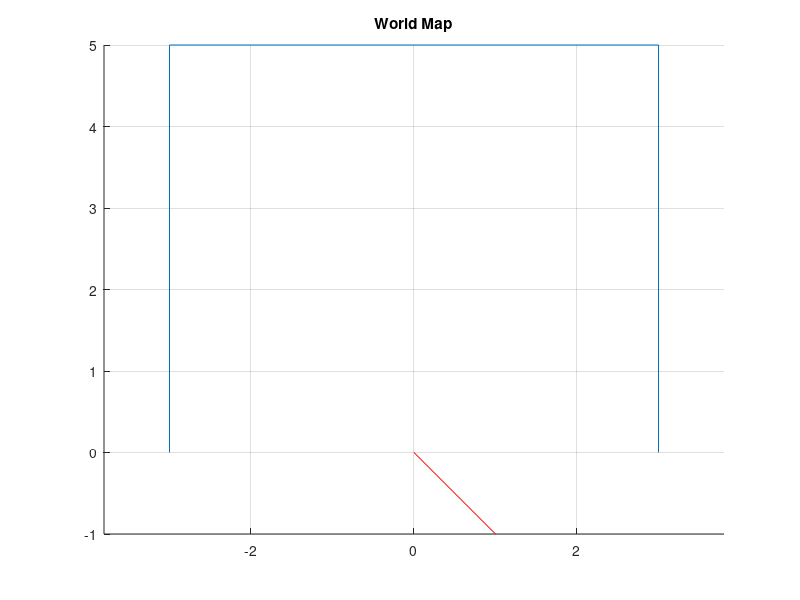

This figure's MATLAB source: (Note: this script raises an error after producing the figure.)
% Simulate a 2D robot
% Author: Dereck Wonnacott (2014)

%
% Generate the virtual world (Ground Truth Map)
%

% Sensor Parameters
Lidar_AngleStart = -2.3562;
Lidar_AngleEnd   =  2.3562;

% Number of points per scan
Lidar_nPoints = 1081;

% W is an array of objects in the map
% Each object is a polyline stored in a 2xn matrix
% Where n is the number of line endpoints
% the first row is the x coordinates
% the second row is the y coordinates.
World = [];
World{1} = [-3 -3 3 3;
    0 5 5 0];


% Plot the world
figure(1);
clf;
title('World Map');
for i = 1:length(World)
    line(World{i}(1,:), World{i}(2,:))
end
hold on;
axis equal
grid


%
% Generate Robot Path (Ground Truth)
%

% Robot Trajectory
% [x, y, Theta]
Path = [0, 0, deg2rad(0);
    1, -1 , deg2rad(-15)];

PathVelLin = sqrt(2);  % Linear Velocity (Units/Second)
PathVelRot = deg2rad(15); % Rotational velocity (Rad/Second)

% Plot Trajectory
figure(1);
plot(Path(:,1)', Path(:,2)', '-r');


% Generate timestamps for each trajectory vertex
tt = 0;
for i = 1:(size(Path,1)-1)
    dp = sqrt((Path(i,1) - Path(i+1,1))^2 + (Path(i,2) - Path(i+1,2))^2);
    tp = dp/PathVelLin;
    
    dr = Path(i,3) - Path(i+1,3);
    tr = dr/PathVelRot;
    
    t  = max(tp, tr);
    tt = cat(2, tt, t);
end
Path = cat(2, Path, tt');


%
% Generate Lidar Data
%

LidarHz = 1; % Samples Per Second

% lidar poses
LidarPose = [];

for i = 1:(size(Path,1)-1)
    x  = [0; tt(i+1)];
    xx = x(1):1/LidarHz:x(2);
    
    y  = [Path(i,1); Path(i+1,1)];
    px = linterp(x,y,xx);
    
    y  = [Path(i,2); Path(i+1,2)];
    py = linterp(x,y,xx);
    
    y  = [Path(i,3); Path(i+1,3)];
    pr = linterp(x,y,xx);
    
    LidarPose = cat(1, LidarPose, [px' py' pr' xx']);
end

plot(LidarPose(:,1),LidarPose(:,2), '.r');
for i = 1:size(LidarPose,1)
    plot([LidarPose(i,1), LidarPose(i,1) + cos(LidarPose(i,3))], [LidarPose(i,2),LidarPose(i,2)+ sin(LidarPose(i,3))], '.g-');
end

if 1
    % Generate Lidar Sensor measurements
    LidarRange = 30.0;
    da = (Lidar_AngleEnd - Lidar_AngleStart) / (Lidar_nPoints - 1);
    LidarAngles = (Lidar_AngleStart:da:Lidar_AngleEnd) + pi/2;
    LidarScan = zeros(size(LidarPose,1), size(LidarAngles,2));
    
    for n = 1:size(LidarPose,1) % For each pose
        p = LidarPose(n,:); % Current pose
        z = []; % Current scan
        
        for i = 1:length(LidarAngles); % For each beam
            r = LidarRange; % Max Range
            a = LidarAngles(i); % Current Angle
            
            % find endpoints of this beam
            beam = [p(1), p(1)+r*cos(p(3)+a); p(2), p(2)+r*sin(p(3)+a)];
            
            % Search if this range measurement intersects any map line
            for j = 1:length(World)
                [xi, yi] = polyxpoly(World{j}(1,:), World{j}(2,:), beam(1,:), beam(2,:));
                if ~isempty(xi)
                    % Find the closest intersecetion
                    for k = 1:length(xi)
                        d = sqrt((p(1) - xi(k)).^2 + (p(2) - yi(k)).^2);
                        if d < r
                            r = d;
                        end
                    end
                end
            end
            
            % Add this measurement to the scan
            z = cat(2, z, r);
        end
        
        LidarScan(n,:) = z;
    end
    Test_Lidar_Angles = LidarAngles;
    Test_Lidar_ScanCount = size(LidarScan,1);
    Test_Lidar_ScanIndex = (1:Test_Lidar_ScanCount)';
    
    Test_Lidar_ScanIndex = repmat(Test_Lidar_ScanIndex, 1, Lidar_nPoints);
    Test_Lidar_Angles    = repmat(Test_Lidar_Angles, Test_Lidar_ScanCount, 1);
    
    Test_Lidar_Ranges = reshape(LidarScan',[],1);
    Test_Lidar_ScanIndex = reshape(Test_Lidar_ScanIndex',[],1);
    Test_Lidar_Angles = reshape(Test_Lidar_Angles',[],1);
    
end
% Plot the Lidar Measurements
if 1
    figure(2)
    for nScan = 1:1:size(LidarScan,1)
        a = LidarAngles;
        z = LidarScan(nScan, :);
        
        %  Remove out of range measurements
%         I = (z >= LidarRange);
%         a(I) = [];
%         z(I) = [];
        
        % Plot
        set(0, 'CurrentFigure', 2);
        clf
        [x, y] = pol2cart(a,z);
        plot(x,y,'.b')
        axis equal tight
        %polar(a, z, '.b')
        %         hold on
        % Realtime playback
        pause(1/LidarHz);
    end
end

% Clean up workspace
clear a beam d dp dr i j k n p pr px py r t tp tr tt x xi xx y yi z
